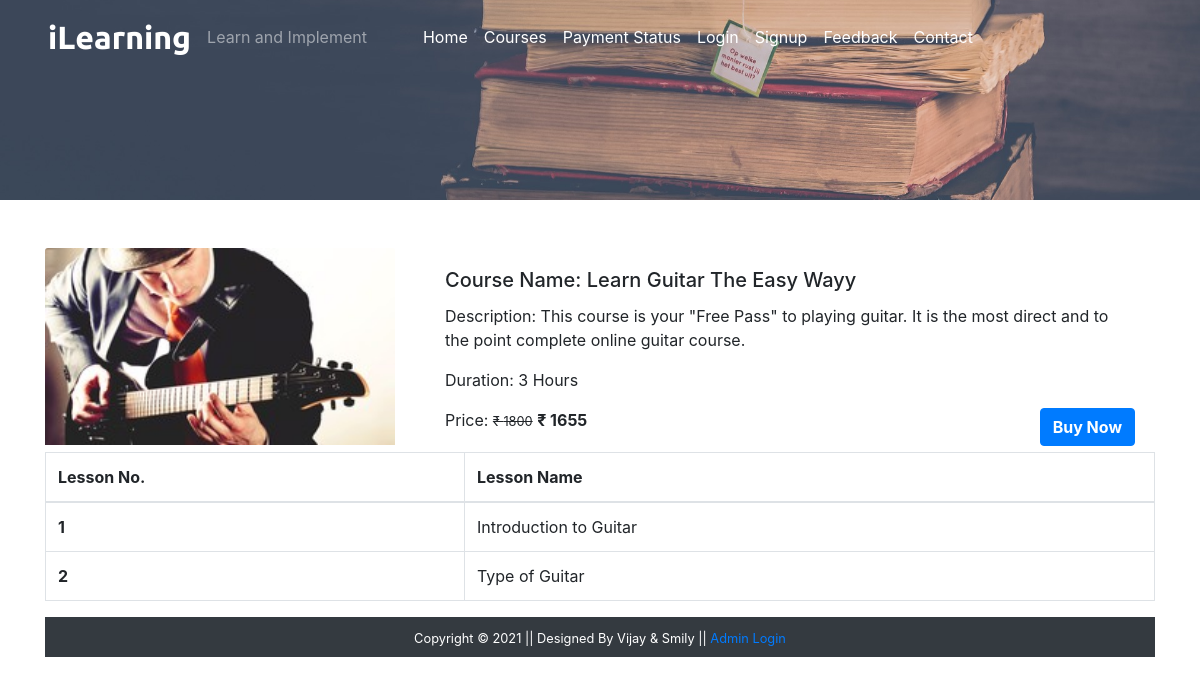
The page /coursedetails.php?course_id=8 on the database its author committed.
### tables this page shows
CREATE TABLE `course` (
  `course_id` int(11) NOT NULL,
  `course_name` text NOT NULL,
  `course_desc` text NOT NULL,
  `course_author` varchar(255) NOT NULL,
  `course_img` text NOT NULL,
  `course_duration` text NOT NULL,
  `course_price` int(11) NOT NULL,
  `course_original_price` int(11) NOT NULL
);

CREATE TABLE `lesson` (
  `lesson_id` int(11) NOT NULL,
  `lesson_name` text NOT NULL,
  `lesson_desc` text NOT NULL,
  `lesson_link` text NOT NULL,
  `course_id` int(11) NOT NULL,
  `course_name` text NOT NULL
);

### coursedetails.php (the view, shortened to what this page needs)
<?php
  include('./mainInclude/header.php');
?>
    <div class="container-fluid bg-dark">
      <div class="row">
        <img src="./image/coursebanner.jpg" alt="courses" style="height:200px; width:100%; object-fit:cover; box-shadow:10px;"/>
      </div>
    </div>
    <div class="container mt-5">
      <?php
          if(isset($_GET['course_id'])){
           $course_id = $_GET['course_id'];
           $sql = "SELECT * FROM course WHERE course_id = '$course_id'";
          $result = $conn->query($sql);
          if($result->num_rows > 0){
            while($row = $result->fetch_assoc()){
              echo '
                <div class="row">
                <div class="col-md-4">
                  <img src="'.str_replace('..', '.', $row['course_img']).'" class="card-img-top" alt="Guitar" />
                </div>
                <div class="col-md-8">
                  <div class="card-body">
                    <h5 class="card-title">Course Name: '.$row['course_name'].'</h5>
                    <p class="card-text"> Description: '.$row['course_desc'].'</p>
                    <p class="card-text"> Duration: '.$row['course_duration'].'</p>
                    <form action="checkout.php" method="post">
                      <p class="card-text d-inline">Price: <small><del>&#8377 '.$row['course_original_price'].'</del></small> <span class="font-weight-bolder">&#8377 '.$row['course_price'].'<span></p>
                      <input type="hidden" name="id" value='. $row["course_price"] .'>
                      <button type="submit" class="btn btn-primary text-white font-weight-bolder float-right" name="buy">Buy Now</button>
                    </form>
                  </div>
                </div>
              ';
            }
          }
         }
        ?>
      </div>
      <div class="container">
          <div class="row">
          <?php $sql = "SELECT * FROM lesson";
                $result = $conn->query($sql);
                if($result->num_rows > 0){
          echo '
           <table class="table table-bordered table-hover">
             <thead>
               <tr>
                 <th scope="col">Lesson No.</th>
                 <th scope="col">Lesson Name</th>
               </tr>
             </thead>
             <tbody>';
             $num = 0;
             while($row = $result->fetch_assoc()){
              if($row['course_id'] == $course_id) {
               $num++;
              echo ' <tr>
               <th scope="row">'.$num.'</th>
               <td>'. $row["lesson_name"].'</td></tr>';
              }
             }
             echo '</tbody>
           </table>';
            } ?>
       </div>
      </div>
     <?php
  include('./mainInclude/footer.php');
?>

### rows shown on the page
course: course_img (picture), course_name "Learn Guitar The Easy Wayy", course_desc "This course is your \"Free Pass\" to playing guitar. It is the most direct and to the point complete online guitar course.", course_duration "3 Hours", course_original_price "1800", course_price "1655"
lesson: lesson_name "Introduction to Guitar"
lesson: lesson_name "Type of Guitar"
